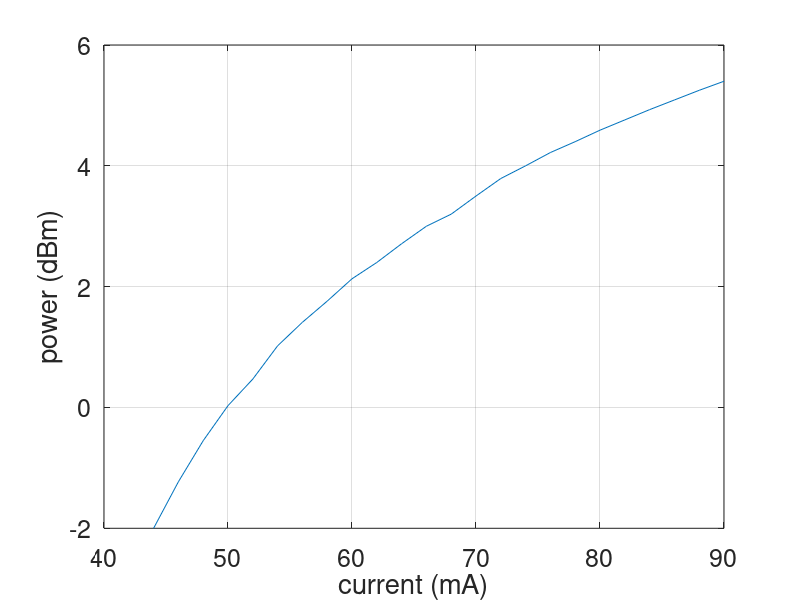

This figure's MATLAB source:
current = 44:2:90;
power= [-2 -1.23 -0.55 0.03 0.47 1.02 1.41 1.76 2.13 2.4 2.71 3 3.2 3.5 3.79 4 4.22 4.40 4.59 4.76 4.93 5.09 5.25 5.4];

figure;
plot(current, power);


xlabel("current (mA)");
ylabel("power (dBm)");

set(gca,"Fontsize",18);
grid on;
